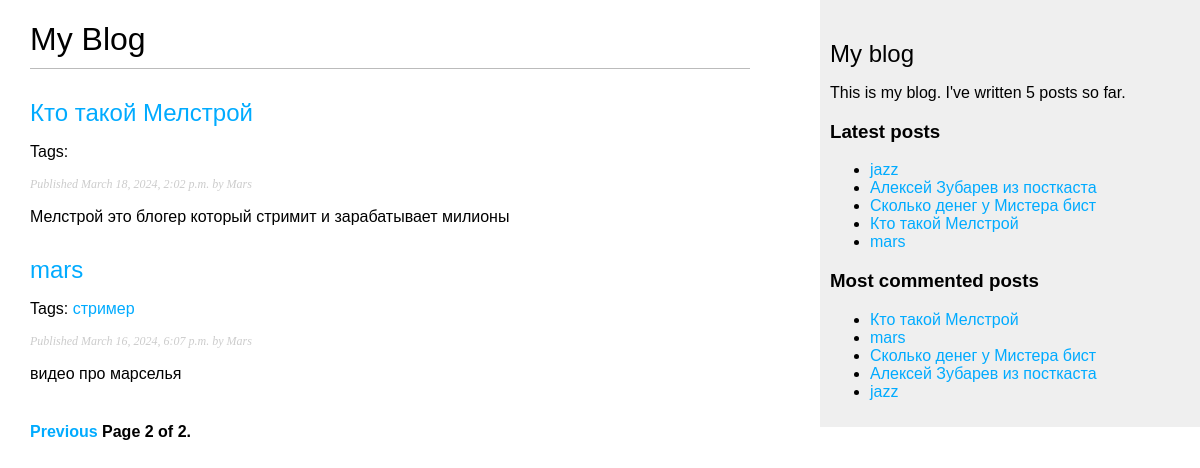
/blog/?page=2, run on an earlier commit of the app's database.
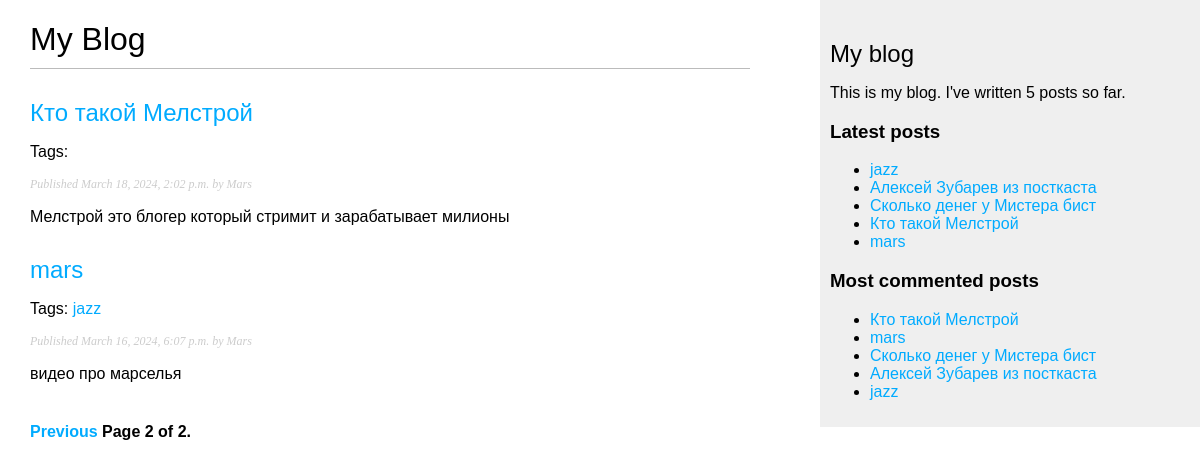
And on a later commit of the database.
### blogs/models.py (models this page shows, shortened)
class Post(models.Model):
    class Status(models.TextChoices):
        DRAFT = 'DF', 'Draft'
        PUBLISHED = 'PB', 'Published'
    title = models.CharField(max_length=255)
    slug = models.SlugField(max_length=250,
                            unique_for_date='publish')
    author = models.ForeignKey(User,
                               on_delete=models.CASCADE,
                               related_name='blog_posts')
    body = models.TextField()
    publish = models.DateTimeField(default=timezone.now)
    created = models.DateTimeField(auto_now_add=True)
    updated = models.DateTimeField(auto_now=True)
    status = models.CharField(max_length=2, choices=Status.choices, default=Status.DRAFT)
    objects = models.Manager()
    published = PublishedManager()
    tags = TaggableManager()
    class Meta:
        ordering = ['-publish']
        indexes = [
            models.Index(fields=['-publish']),
        ]
    def get_absolute_url(self):
        return reverse('blogs:post_detail',
                       args=[self.publish.year,
                             self.publish.month,
                             self.publish.day,
                             self.slug])

### blogs/views.py (the view)
# urls.py: path('', views.post_list, name='post_list'),
def post_list(request, tag_slug=None):
    post_list = Post.published.all()
    tag = None
    if tag_slug:
        tag = get_object_or_404(Tag, slug=tag_slug)
        post_list = post_list.filter(tags__in=[tag])
    paginator = Paginator(post_list, 3)
    page_number = request.GET.get('page', 1)
    try:
        posts = paginator.page(page_number)
    except PageNotAnInteger:
        posts = paginator.page(1)
    except EmptyPage:
        posts = paginator.page(paginator.num_pages)
    return render(request, 'blogs/post/list.html',
                  {'posts': posts,
                   'tag': tag})

### blogs/models.py (called while the page is built)
    def get_queryset(self):
        return super().get_queryset()\
                        .filter(status=Post.Status.PUBLISHED)

### blogs/templatetags/blog_tags.py (called while the page is built)
@register.simple_tag
def total_posts():
    return Post.published.count()

@register.inclusion_tag('blogs/post/latest_posts.html')
def show_latest_posts(count=5):
    latest_posts = Post.published.order_by('-publish')[:count]
    return {'latest_posts': latest_posts}

@register.simple_tag
def get_most_commented_posts(count=5):
    return Post.published.annotate(
        total_comments=Count('comments')
    ).order_by('-total_comments')[:count]

@register.filter(name='markdown')
def markdown_format(text):
    return mark_safe(markdown.markdown(text))

### templates/blogs/post/list.html (shortened to what this page needs)
{% extends "blogs/base.html" %}
{% load blog_tags %}
{% block content %}
    <h1>My Blog</h1>
    {% for post in posts %}
        <h2>
            <a href="{{ post.get_absolute_url }}">
                {{ post.title }}
            </a>
        </h2>
        <p class="tags">
            Tags:
            {% for tag in post.tags.all %}
                <a href="{% url 'blogs:post_list_by_tag' tag.slug %}">
                    {{ tag.name }}
                </a>
            {% endfor %}
        </p>
        <p class="date">
            Published {{ post.publish }} by {{ post.author }}
        </p>
        {{ post.body|markdown|truncatewords_html:30}}
    {% endfor %}
    {% include "pagination.html" with page=posts %}
{% endblock %}

### templates/blogs/base.html (shortened to what this page needs)
{% load blog_tags %}
{% load static %}
<!DOCTYPE html>
<html lang="en">
<head>
    <link href="{% static 'css/blog.css' %}" rel="stylesheet">
</head>
<body>
    <div id="content">
        {% block content %}
        {% endblock %}
    </div>
    <div id="sidebar">
        <h2>My blog</h2>
        <p>
            This is my blog.
            I've written {% total_posts %} posts so far.
        </p>
        <h3>Latest posts</h3>
        {% show_latest_posts %}
        <h3>Most commented posts</h3>
        {% get_most_commented_posts as most_commented_posts %}
        <ul>
            {% for post in most_commented_posts %}
                <li>
                    <a href="{{ post.get_absolute_url }}">{{ post.title }}</a>
                </li>
            {% endfor %}
        </ul>
    </div>
</body>
</html>

### templates/pagination.html (shortened to what this page needs)
<div class="pagination">
    <span class="step-links">
        {% if page.has_previous %}
            <a href="?page={{ page.previous_page_number }}">Previous</a>
        {% endif %}
        <span class="current">
            Page {{ page.number }} of {{ page.paginator.num_pages }}.
        </span>
    </span>
</div>

### templates/blogs/post/latest_posts.html
<ul>
    {% for post in latest_posts %}
       <li>
           <a href="{{ post.get_absolute_url }}">{{ post.title }}</a>
       </li>
    {% endfor %}
</ul>

### static/css/blog.css (style rules this page uses)
body { margin:0; padding:0; font-family:helvetica, sans-serif; }
a { color:#00abff; text-decoration:none; }
h1 { font-weight:normal; border-bottom:1px solid #bbb; padding:0 0 10px 0; }
h2 { font-weight:normal; margin:30px 0 0; }
#content { float:left; width:60%; padding:0 0 0 30px; }
#sidebar { float:right; width:30%; padding:10px; background:#efefef; height:100%; }
p.date { color:#ccc; font-family: georgia, serif; font-size: 12px; font-style: italic; }
.pagination { margin:40px 0; font-weight:bold; }

What changed in the data, as far as the page shows it:
changed Post "mars": loses Tag (name "стример"); gains Tag (name "jazz")
